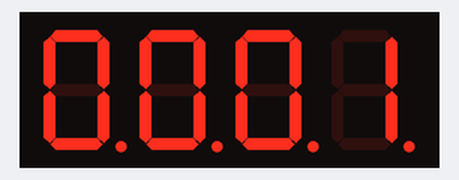
Simulated run of this sketch. Board: Arduino Uno, built with avr-gcc and run on an emulated ATmega328P. Parts: 4-digit seven-segment display. Wiring (inferred from the names in the program): 4-digit 7-segment display, segments lit when HIGH: segments pin 7, pin 6, pin 10, pin 3, pin 9, pin 4, pin 2, pin 12; digit selects pin 8, pin 5, pin 11, pin 13. The segment pins are drawn as the display they are named for.

Above: at 0.1 s.
At 3.4 s:
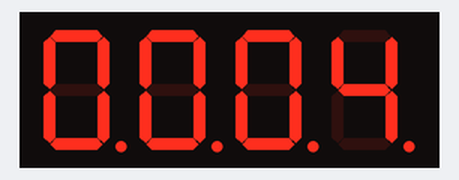
At 8.9 s:
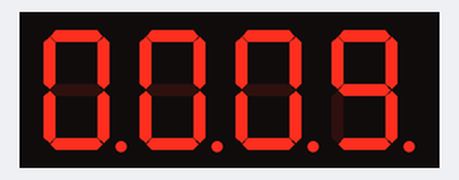
At 18.8 s:
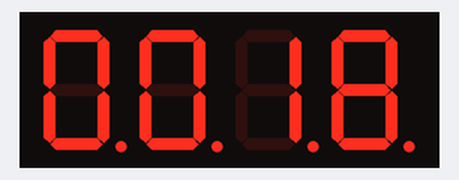
At 28.7 s:
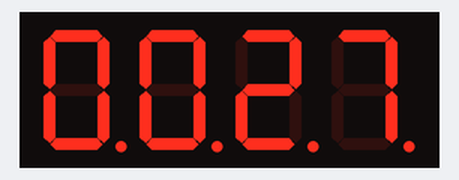
At 38.5 s:
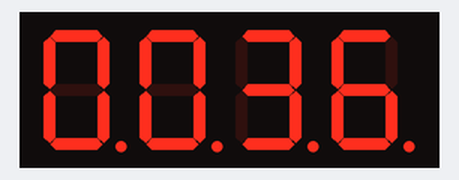

Measured:
- what the display in image 0 shows lasts 1.2 s, from 0.0 s to 1.2 s

The sketch:

led7Doan.ino
```cpp
//Tạo đối tượng led 7 đoạn
//SevSeg myDisplay;
  int digit1 = 8; //Pin chung nhóm 1
  int digit2 = 5; //Pin chung nhóm 2
  int digit3 = 11; //Pin chung nhóm 3
  int digit4 = 13; //Pin chung nhóm 4
  int a , b, c ,d;
  //Khai báo pin các nhánh của led đơn
  int segA = 7; //Nhánh led A
  int segB = 6; //Nhánh led B
  int segC = 10; //Nhánh led C
  int segD = 3; //Nhánh led D
  int segE = 9; //Nhánh led E
  int segF = 4; //Nhánh led F
  int segG = 2; //Nhánh led G
  int segDP = 12; //Dấu chấm
  int n =0;
 void ht(int led,int den){
  digitalWrite(led,LOW);
   digitalWrite(segC,LOW);
    digitalWrite(segD,LOW);
    digitalWrite(segG,LOW);
    digitalWrite(segF,LOW);
    digitalWrite(segA,LOW);
     digitalWrite(segE,LOW);
     digitalWrite(segB,LOW);
  switch(den){
    case 0:
     digitalWrite(segC,HIGH);
    digitalWrite(segD,HIGH);
    digitalWrite(segF,HIGH);
    digitalWrite(segA,HIGH);
     digitalWrite(segE,HIGH);
     digitalWrite(segB,HIGH);
    case 1:
    digitalWrite(segB,HIGH);
    digitalWrite(segC,HIGH);
    break;
    case 2:
    digitalWrite(segA,HIGH);
    digitalWrite(segB,HIGH);
    digitalWrite(segE,HIGH);
    digitalWrite(segD,HIGH);
    digitalWrite(segG,HIGH);
    break;
    case 3:
    digitalWrite(segA,HIGH);
    digitalWrite(segB,HIGH);
    digitalWrite(segC,HIGH);
    digitalWrite(segD,HIGH);
    digitalWrite(segG,HIGH);
    break;
    case 4:
     digitalWrite(segC,HIGH);
    digitalWrite(segB,HIGH);
    digitalWrite(segG,HIGH);
    digitalWrite(segF,HIGH);
    break;
    case 5:
    digitalWrite(segC,HIGH);
    digitalWrite(segD,HIGH);
    digitalWrite(segG,HIGH);
    digitalWrite(segF,HIGH);
    digitalWrite(segA,HIGH);
    break;
    case 6:
    digitalWrite(segC,HIGH);
    digitalWrite(segD,HIGH);
    digitalWrite(segG,HIGH);
    digitalWrite(segF,HIGH);
    digitalWrite(segA,HIGH);
     digitalWrite(segE,HIGH);
     break;
     case 7:
      digitalWrite(segA,HIGH);
     digitalWrite(segC,HIGH);
    digitalWrite(segB,HIGH);
    break;
    case 8:
    digitalWrite(segC,HIGH);
    digitalWrite(segD,HIGH);
    digitalWrite(segG,HIGH);
    digitalWrite(segF,HIGH);
    digitalWrite(segA,HIGH);
     digitalWrite(segE,HIGH);
     digitalWrite(segB,HIGH);
     break;
     case 9:
      digitalWrite(segC,HIGH);
    digitalWrite(segD,HIGH);
    digitalWrite(segG,HIGH);
    digitalWrite(segF,HIGH);
    digitalWrite(segA,HIGH);
     digitalWrite(segB,HIGH);
  }
 }

void setup()
{
 pinMode(2, OUTPUT);
  pinMode(3, OUTPUT);
   pinMode(4, OUTPUT);
    pinMode(5, OUTPUT);
     pinMode(6, OUTPUT);
     pinMode(7, OUTPUT);
  pinMode(8, OUTPUT);
   pinMode(9, OUTPUT);
    pinMode(10, OUTPUT);
     pinMode(11, OUTPUT);
     pinMode(12, OUTPUT);
  pinMode(13, OUTPUT);
      ht(digit1,0);
      ht(digit3,0);
      ht(digit2,0);
      ht(digit4,0);
      digitalWrite(segDP,HIGH);
}

void loop()
{
    n++;
    if(n==3600){
      n=0;
    }
      a= n/600;
      b = (n/60)%10;
      c =(n%60)/10;
      d = (n%10);
      for(int i=0 ;i<255;i++){
         digitalWrite(digit2,HIGH);
       digitalWrite(digit4,HIGH);
       digitalWrite(digit3,HIGH);
      ht(digit1,a);

      delay(1);
      digitalWrite(digit1,HIGH);
       digitalWrite(digit4,HIGH);
       digitalWrite(digit3,HIGH);
      ht(digit2,b);
      delay(1);
      digitalWrite(digit2,HIGH);
       digitalWrite(digit4,HIGH);
       digitalWrite(digit1,HIGH);
      ht(digit3,c);
      delay(1);
      digitalWrite(digit2,HIGH);
       digitalWrite(digit1,HIGH);
       digitalWrite(digit3,HIGH);
      ht(digit4,d);
      delay(1);

      }
}
```
